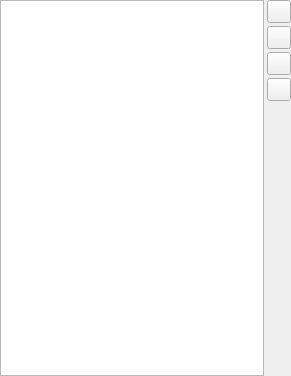
<?xml version="1.0" encoding="UTF-8"?>
<ui version="4.0">
 <class>QgsSensorTableWidgetBase</class>
 <widget class="QgsPanelWidget" name="QgsSensorTableWidgetBase">
  <property name="geometry">
   <rect>
    <x>0</x>
    <y>0</y>
    <width>291</width>
    <height>376</height>
   </rect>
  </property>
  <layout class="QHBoxLayout" name="horizontalLayout">
   <property name="spacing">
    <number>3</number>
   </property>
   <property name="leftMargin">
    <number>0</number>
   </property>
   <property name="topMargin">
    <number>0</number>
   </property>
   <property name="rightMargin">
    <number>0</number>
   </property>
   <property name="bottomMargin">
    <number>0</number>
   </property>
   <item>
    <widget class="QTableView" name="mSensorTable">
     <property name="alternatingRowColors">
      <bool>true</bool>
     </property>
     <attribute name="horizontalHeaderVisible">
      <bool>true</bool>
     </attribute>
     <attribute name="horizontalHeaderMinimumSectionSize">
      <number>400</number>
     </attribute>
     <attribute name="horizontalHeaderDefaultSectionSize">
      <number>400</number>
     </attribute>
     <attribute name="horizontalHeaderStretchLastSection">
      <bool>true</bool>
     </attribute>
     <attribute name="verticalHeaderVisible">
      <bool>false</bool>
     </attribute>
    </widget>
   </item>
   <item>
    <layout class="QVBoxLayout" name="actionsLayout">
     <item>
      <widget class="QToolButton" name="mActionConnection">
       <property name="toolTip">
        <string>Toggle sensor connection status</string>
       </property>
       <property name="text">
        <string/>
       </property>
       <property name="icon">
        <iconset resource="../../../images/images.qrc">
         <normaloff>:/images/themes/default/mActionStart.svg</normaloff>:/images/themes/default/mActionStart.svg</iconset>
       </property>
      </widget>
     </item>
     <item>
      <widget class="QToolButton" name="mActionAddSensor">
       <property name="toolTip">
        <string>Create new sensor</string>
       </property>
       <property name="text">
        <string/>
       </property>
       <property name="icon">
        <iconset resource="../../../images/images.qrc">
         <normaloff>:/images/themes/default/symbologyAdd.svg</normaloff>:/images/themes/default/symbologyAdd.svg</iconset>
       </property>
      </widget>
     </item>
     <item>
      <widget class="QToolButton" name="mActionRemoveSensor">
       <property name="toolTip">
        <string>Create new sensor</string>
       </property>
       <property name="text">
        <string/>
       </property>
       <property name="icon">
        <iconset resource="../../../images/images.qrc">
         <normaloff>:/images/themes/default/symbologyRemove.svg</normaloff>:/images/themes/default/symbologyRemove.svg</iconset>
       </property>
      </widget>
     </item>
     <item>
      <widget class="QToolButton" name="mActionEditSensor">
       <property name="toolTip">
        <string>Edit sensor</string>
       </property>
       <property name="text">
        <string/>
       </property>
       <property name="icon">
        <iconset resource="../../../images/images.qrc">
         <normaloff>:/images/themes/default/symbologyEdit.svg</normaloff>:/images/themes/default/symbologyEdit.svg</iconset>
       </property>
      </widget>
     </item>
     <item>
      <spacer name="verticalSpacer">
       <property name="orientation">
        <enum>Qt::Vertical</enum>
       </property>
       <property name="sizeHint" stdset="0">
        <size>
         <width>20</width>
         <height>40</height>
        </size>
       </property>
      </spacer>
     </item>
    </layout>
   </item>
  </layout>
 </widget>
 <customwidgets>
  <customwidget>
   <class>QgsPanelWidget</class>
   <extends>QWidget</extends>
   <header>qgspanelwidget.h</header>
   <container>1</container>
  </customwidget>
 </customwidgets>
 <resources>
  <include location="../../../images/images.qrc"/>
 </resources>
 <connections/>
</ui>
